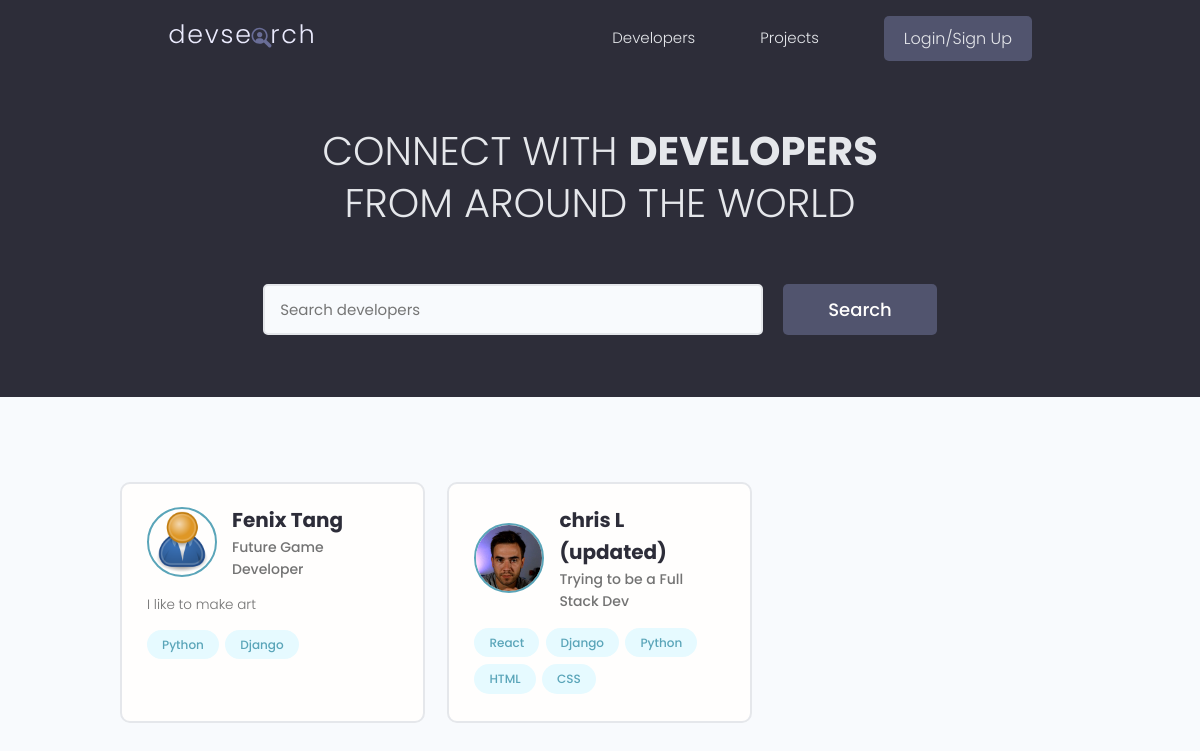
The app's page /, older data.
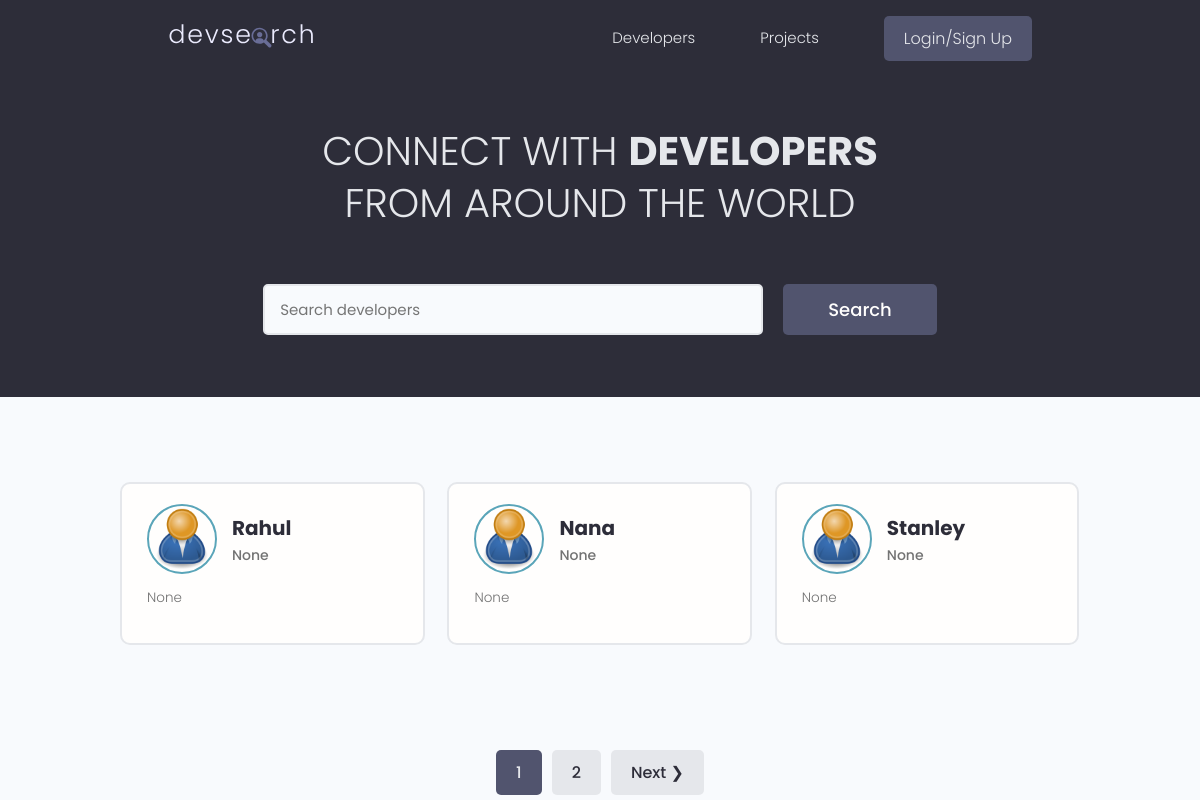
The same page, newer data.
### users/models.py (models this page shows, shortened)
class Profile(models.Model):
    user = models.OneToOneField(User, on_delete=models.CASCADE, null=True, blank=True)
    name = models.CharField(max_length=200, blank=True, null=True)
    email = models.CharField(max_length=500, blank=True, null=True)
    username = models.CharField(max_length=200, blank=True, null=True)
    location = models.CharField(max_length=200, blank=True, null=True)
    short_intro = models.CharField(max_length=200, blank=True, null=True)
    bio = models.TextField(blank=True, null=True)
    profile_image = models.ImageField(null=True, blank=True,upload_to='profiles/', default="profiles/user-default.png")
    social_github = models.CharField(max_length=200, blank=True, null=True)
    social_twitter = models.CharField(max_length=200, blank=True, null=True)
    social_linkedin = models.CharField(max_length=200, blank=True, null=True)
    social_youtube = models.CharField(max_length=200, blank=True, null=True)
    created = models.DateTimeField(auto_now_add=True)
    id = models.UUIDField(default=uuid.uuid4, unique=True, primary_key=True, editable=False)
    class Meta:
        ordering = ['-created']
    @property
    def imageURL(self):
        try:
            url = self.profile_image.url
        except:
            url = ''
        return url

class Skill(models.Model):
    owner = models.ForeignKey(Profile, on_delete=models.CASCADE, blank=True, null=True)
    name = models.CharField(max_length=200, blank=True, null=True)
    description = models.TextField(blank=True, null=True)
    created = models.DateTimeField(auto_now_add=True)
    id = models.UUIDField(default=uuid.uuid4, unique=True, primary_key=True, editable=False)
    def __str__(self):
        return str(self.name)

### users/views.py (the view)
# urls.py: path('', views.profiles, name="profiles"),
def profiles(request):
    profiles, search_query = searchProfiles(request)
    custom_range, profiles = paginateProfiles(request, profiles, 3)
    context = {'profiles': profiles, 'search_query': search_query, 'custom_range': custom_range}
    return render(request, 'users/profiles.html', context)

### users/utils.py (called while the page is built)
def paginateProfiles(request, profiles, results):
    page = request.GET.get('page')
    paginator = Paginator(profiles, results)
    try:
        profiles = paginator.page(page)
    except PageNotAnInteger:
        page = 1
        profiles = paginator.page(page)
    except EmptyPage:
        page = paginator.num_pages
        profiles = paginator.page(page)
    leftIndex = (int(page)-4)
    if leftIndex <1:
        leftIndex = 1
    rightIndex = (int(page)+5)
    if rightIndex > paginator.num_pages:
        rightIndex = paginator.num_pages +1
    custom_range = range(leftIndex, rightIndex)
    return custom_range, profiles

def searchProfiles(request):
    search_query = ''
    if request.GET.get('search_query'):
        search_query = request.GET.get('search_query')
    print('SEARCH:', search_query)
    skills = Skill.objects.filter(name__icontains=search_query)
    profiles = Profile.objects.distinct().filter(Q(name__icontains=search_query) | Q(short_intro__icontains=search_query) | Q(skill__in=skills))
    return profiles, search_query

### users/templates/users/profiles.html (shortened to what this page needs)
{% extends 'main.html' %}
{% block content %}
  <main class="home">
    <section class="hero-section text-center">
      <div class="container container--narrow">
        <div class="hero-section__box">
          <h2>
            CONNECT WITH <span>DEVELOPERS</span>
          </h2>
          <h2>FROM AROUND THE WORLD</h2>
        </div>
        <div class="hero-section__search">
          <form id="searchForm"
                class="form"
                action="{% url 'profiles' %}"
                method="get">
            <div class="form__field">
              <input class="input input--text"
                     id="formInput#search"
                     type="text"
                     name="search_query"
                     value="{{ search_query }}"
                     placeholder="Search developers"/>
            </div>
            <input class="btn btn--sub btn--lg" type="submit" value="Search" />
          </form>
        </div>
      </div>
    </section>
    <section class="devlist">
      <div class="container">
        <div class="grid grid--three">
          {% for profile in profiles %}
            <div class="column card">
              <div class="dev">
                <a href="{% url 'user-profile' profile.id %}" class="card__body">
                  <div class="dev__profile">
                    <img class="avatar avatar--md" src="{{ profile.imageURL }}" alt="image"/>
                    <div class="dev__meta">
                      <h3>{{ profile.name }}</h3>
                      <h5>{{ profile.short_intro|slice:"60" }}</h5>
                    </div>
                  </div>
                  <p class="dev__info">
                    {{ profile.bio|slice:"150" }}
                  </p>
                  <div class="dev__skills">
                    {% for skill in profile.skill_set.all|slice:"5" %}
                      <span class="tag tag--pill tag--main">
                        <small>{{ skill }}</small>
                      </span>
                    {% endfor %}
                  </div>
                </a>
              </div>
            </div>
          {% endfor %}
        </div>
      </div>
    </section>
    {% include "pagination.html" with queryset=profiles custom_range=custom_range search_query=search_query %}
  </main>
{% endblock content %}

Row changes from the older to the newer data that the page shows:
no longer on this page (row unchanged): Profile: imageURL (placeholder picture), name "Fenix Tang", short_intro "Future Game Developer", bio "I like to make art"
no longer on this page (row unchanged): Skill: name "Python", shown under "Fenix Tang"
no longer on this page (row unchanged): Skill: name "Django", shown under "Fenix Tang"
no longer on this page (row unchanged): Profile: imageURL (picture), name "chris L (updated)", short_intro "Trying to be a Full Stack Dev"
no longer on this page (row edited): Skill: name "React", shown under "chris L (updated)"
no longer on this page (row unchanged): Skill: name "Django", shown under "chris L (updated)"
no longer on this page (row unchanged): Skill: name "Python", shown under "chris L (updated)"
no longer on this page (row edited): Skill: name "HTML", shown under "chris L (updated)"
no longer on this page (row unchanged): Skill: name "CSS", shown under "chris L (updated)"
added Profile: imageURL (placeholder picture), name "Rahul", short_intro "None", bio "None"
added Profile: imageURL (placeholder picture), name "Nana", short_intro "None", bio "None"
added Profile: imageURL (placeholder picture), name "Stanley", short_intro "None", bio "None"
Text that changed along with them:
new list line: "1"
new list line: "2"
text now shown: "Next ❯"
